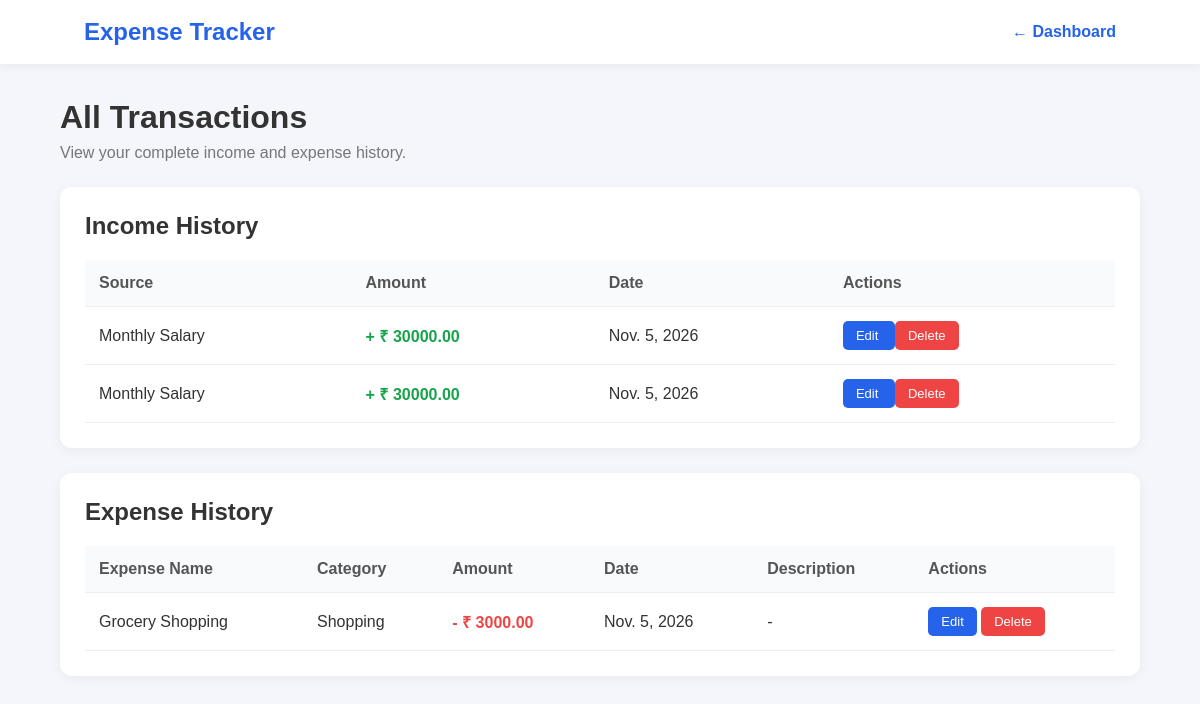
Screenshot of /expenses/transactions/ (signed in) with the database file from the repository.
### expenses/models.py (models this page shows, shortened)
class Income(models.Model):
    user = models.ForeignKey(User, on_delete=models.CASCADE)
    source = models.CharField(max_length=100)
    amount = models.DecimalField(max_digits=10, decimal_places=2)
    date = models.DateField()

class Expense(models.Model):
    user = models.ForeignKey(User, on_delete=models.CASCADE)
    Expensename = models.CharField(max_length=100)
    category = models.CharField(max_length=100, default='Other')
    amount = models.DecimalField(max_digits=10, decimal_places=2)
    date = models.DateField()
    description = models.TextField(blank=True)

### expenses/views.py (the view)
# urls.py: path('transactions/',transactions, name='transactions'),
def transactions(request):
    if not request.user.is_authenticated:
        return redirect('login')
    incomes = Income.objects.filter(
        user=request.user
    ).order_by('-date')
    expenses = Expense.objects.filter(
        user=request.user
    ).order_by('-date')
    return render(request, 'transactions.html', {
        'incomes': incomes,
        'expenses': expenses
    })

### expenses/templates/transactions.html (shortened to what this page needs)
<!DOCTYPE html>
<html>
<head>
</head>
<body>
    <nav class="navbar">
        <div class="logo">Expense Tracker</div>
        <a href="{% url 'dashboard' %}" class="back">
            ← Dashboard
        </a>
    </nav>
    <div class="container">
        <h1>All Transactions</h1>
        <p class="subtitle">
            View your complete income and expense history.
        </p>
        <div class="section">
            <h2>Income History</h2>
            <div class="table-wrapper">
                <table>
                    <tr>
                        <th>Source</th>
                        <th>Amount</th>
                        <th>Date</th>
                        <th>Actions</th>
                    </tr>
                    {% for item in incomes %}
                    <tr>
                        <td>{{ item.source }}</td>
                        <td class="income">
                            + ₹ {{ item.amount }}
                        </td>
                        <td>{{ item.date }}</td>
                        <td>
                            <a href="{% url 'edit_income' item.id %}"
                               class="edit-btn">
                                Edit
                            </a>
                            <form method="POST"
          action="{% url 'delete_income' item.id %}"
          style="display:inline;">
        <button type="submit"
                onclick="return confirm('Are you sure you want to delete this income?')"
                class="delete-btn">
            Delete
        </button>
    </form>
                        </td>
                    </tr>
                    {% empty %}
                    <tr>
                        <td colspan="4" class="empty">
                            No income records found.
                        </td>
                    </tr>
                    {% endfor %}
                </table>
            </div>
        </div>
<div class="section">
    <h2>Expense History</h2>
    <div class="table-wrapper">
        <table>
            <tr>
                <th>Expense Name</th>
                <th>Category</th>
                <th>Amount</th>
                <th>Date</th>
                <th>Description</th>
                <th>Actions</th>
            </tr>
            {% for item in expenses %}
            <tr>
                <td>{{ item.Expensename }}</td>
                <td>{{ item.category }}</td>
                <td class="expense">
                    - ₹ {{ item.amount }}
                </td>
                <td>{{ item.date }}</td>
                <td>{{ item.description|default:"-" }}</td>
                <td>
                    <a href="{% url 'edit_expense' item.id %}"
                       class="edit-btn">Edit</a>
                    <form method="POST"
                          action="{% url 'delete_expense' item.id %}"
                          style="display:inline;">
                        <button type="submit"
                                class="delete-btn"
                                onclick="return confirm('Delete this expense?')">
                            Delete
                        </button>
                    </form>
                </td>
            </tr>
            {% empty %}
            <tr>
                <td colspan="6" class="empty">
                    No expense records found.
                </td>
            </tr>
            {% endfor %}
        </table>
    </div>
</div>
</body>
</html>

### expenses/templates/transactions.html (style rules this page uses)
* { margin: 0; padding: 0; box-sizing: border-box; }
body { font-family: Arial, sans-serif; background: #f4f6fb; color: #333; }
.navbar { background: white; padding: 18px 7%; display: flex; justify-content: space-between; align-items: center; box-shadow: 0 2px 10px rgba(0,0,0,0.06); }
.logo { font-size: 24px; font-weight: bold; color: #2563eb; }
.back { text-decoration: none; color: #2563eb; font-weight: bold; }
.container { width: 90%; max-width: 1100px; margin: 35px auto; }
h1 { margin-bottom: 8px; }
.subtitle { color: #777; margin-bottom: 25px; }
.section { background: white; padding: 25px; border-radius: 12px; margin-bottom: 25px; box-shadow: 0 3px 12px rgba(0,0,0,0.05); }
h2 { margin-bottom: 20px; }
.table-wrapper { overflow-x: auto; }
table { width: 100%; border-collapse: collapse; min-width: 600px; }
th, td { padding: 14px; text-align: left; border-bottom: 1px solid #eee; }
th { background: #f8fafc; color: #555; }
.income { color: #16a34a; font-weight: bold; }
.expense { color: #ef4444; font-weight: bold; }
.edit-btn { text-decoration: none; background: #2563eb; color: white; padding: 7px 13px; border-radius: 5px; font-size: 13px; }
.delete-btn { background: #ef4444; color: white; padding: 7px 13px; border: none; border-radius: 5px; cursor: pointer; font-size: 13px; }

### rows the page displays
Income: source "Monthly Salary", amount "30000.00", date "Nov. 5, 2026"
Income: source "Monthly Salary", amount "30000.00", date "Nov. 5, 2026"
Expense: Expensename "Grocery Shopping", category "Shopping", amount "3000.00", date "Nov. 5, 2026", description "-"
